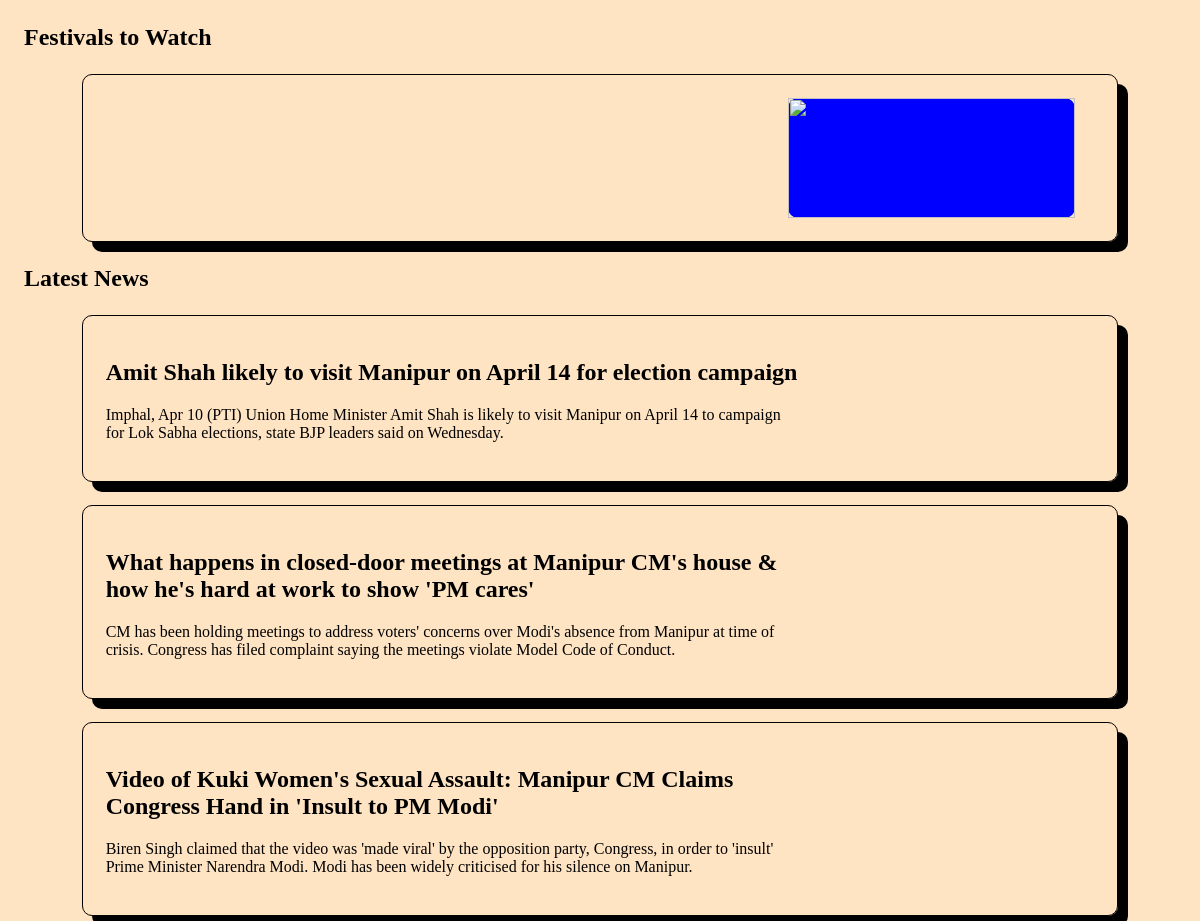
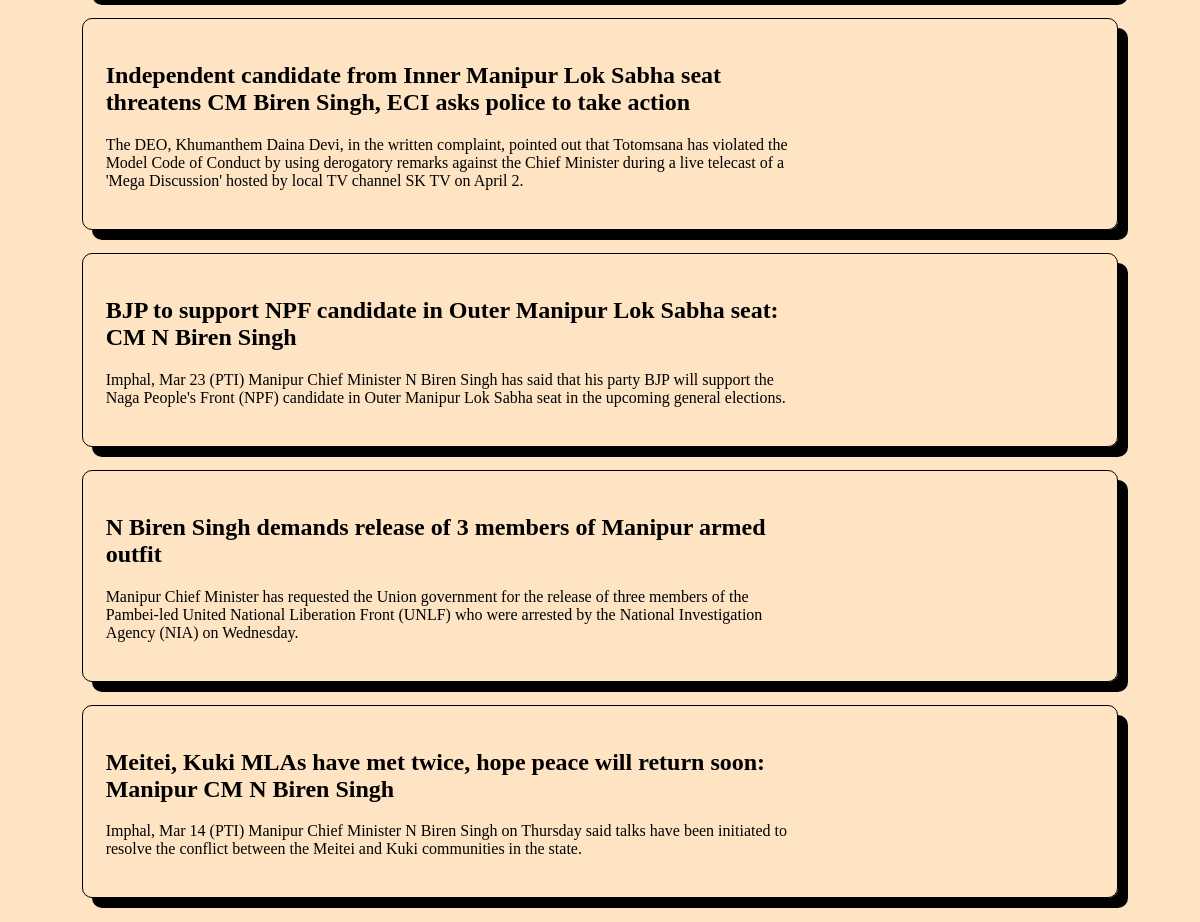
The page / on the database its author committed (2 pictures, top to bottom).
### tables this page shows
CREATE TABLE `news` (
  `ID` text,
  `Feed URL` text,
  `Feed Link` text,
  `Feed Title` text,
  `Feed Description` text,
  `Feed Icon` text,
  `Title` text,
  `Link` text,
  `Description` text,
  `Plain Description` text,
  `Author` text,
  `Date` text
);

### index.php (the view, shortened to what this page needs)
<!DOCTYPE html>
<html lang="en">
<head>
    <link rel="stylesheet" href="html.css">
</head>
    <body>
    <?php
    $username="root";
    $servername="localhost";
    $password="";
    $arrdate = $_POST['arrivaldate'];
    $conn = new PDO("mysql:host=$servername;", $username, $password);
    $conn->setAttribute(PDO::ATTR_ERRMODE, PDO::ERRMODE_EXCEPTION);
    $conn->query("use hackathon;");
     $time=strtotime($arrdate);
     $month=date("F",$time);
    function datafetch($conn, $tablename, $key, $val)
    {
        $sqlstm = $conn->prepare("SELECT * FROM $tablename where $key = \"$val\"");
        $sqlstm->execute();
        $hotellist = $sqlstm->fetchAll();
        return $hotellist;
    }
     function datafetch1($conn, $tablename)
     {
         $sqlstm = $conn->prepare("SELECT * FROM $tablename");
         $sqlstm->execute();
         $hotellist = $sqlstm->fetchAll();
         return $hotellist;
     }
    $news = datafetch($conn, "news" , "ID" , "4TIMePj9B8c3s3W6");
    $fes = datafetch1($conn , "festives");
    $news1h = $news[0]['Title'];
    $news1d = $news[0]['Plain Description'];
    $news2h = $news[1]['Title'];
    $news2d = $news[1]['Plain Description'];
    $news3h = $news[2]['Title'];
    $news3d = $news[2]['Plain Description'];
    $news4h = $news[3]['Title'];
    $news4d = $news[3]['Plain Description'];
    $news5h = $news[4]['Title'];
    $news5d = $news[4]['Plain Description'];
    $news6h = $news[5]['Title'];
    $news6d = $news[5]['Plain Description'];
    $news7h = $news[6]['Title'];
    $news7d = $news[6]['Plain Description'];
    $fes1n = $fes[0]['name'];
    $fes1d = $fes[0]['description'];
    $fes1m = $fes[0]['month'];
    $fes1i = $fes[0]['image'];
    $fes3n = $fes[3]['name'];
    $fes3d = $fes[3]['description'];
    $fes3m = $fes[3]['month'];
    $fes3i = $fes[3]['image'];
    if($month == "April" || $month == "March")
    {
        echo "
        <div>
            <div><h2>Festivals to Watch</h2></div>
                <div class=\"places\">
                    <div class=\"desc\">
                        <h2>$fes1n</h2>
                        <p>$fes1d</p>
                        <p>$fes1m</p>
                    </div>
                    <div class=\"img\" >
                                <img src=\"$fes1i\">
                                </div>
                        </div>
                </div>
        </div>";
    }
    elseif($month == "December" || $month == "January")
    {
        echo "
        <div>
            <div><h2>Festivals to Watch</h2></div>
                <div class=\"places\">
                    <div class=\"desc\">
                        <h2>$fes3n</h2>
                        <p>$fes3d</p>
                        <p>$fes3m</p>
                    </div>
                    <div class=\"img\" >
                                <img src=\"$fes3i\">
                                </div>
                        </div>
                </div>
        </div>";
    };
                            echo"
                            </div>
                            <div>
                            <div><h2>Latest News</h2></div>
                            <div class=\"places\">
                                <div class=\"desc\">
                                    <h2>$news1h</h2>
                                    <p>$news1d</p>
                                </div>
                            </div>
                            <div class=\"places\">
                                <div class=\"desc\">
                                    <h2>$news2h</h2>
                                    <p>$news2d</p>
                                </div>
                            </div>
                            <div class=\"places\">
                                <div class=\"desc\">
                                    <h2>$news3h</h2>
                                    <p>$news3d</p>
                                </div>
                            </div>
                            <div class=\"places\">
                                <div class=\"desc\">
                                    <h2>$news4h</h2>
                                    <p>$news4d</p>
                                </div>
                            </div>
                            <div class=\"places\">
                                <div class=\"desc\">
                                    <h2>$news5h</h2>
                                    <p>$news5d</p>
                                </div>
                            </div>
                            <div class=\"places\">
                                <div class=\"desc\">
                                    <h2>$news6h</h2>
                                    <p>$news6d</p>
                                </div>
                            </div>
                            <div class=\"places\">
                                <div class=\"desc\">
                                    <h2>$news7h</h2>
                                    <p>$news7d</p>
                                </div>
                            </div>
                            </div>
                            ";
?>
    </body>
</html>

### html.css (style rules this page uses)
.places { display: flex; margin-left: 5%; margin-right: 5%; margin-top: 2%; margin-bottom: 2%; border: 1px solid black; box-shadow: 10px 10px; padding: 2%; border-radius: 10px; }
.desc { margin-right: 2%; width: 70%; }
body { margin: 2%; }
html { background-color: bisque; }
.img { background-color: blue; margin-right: 2%; border-radius: 10px; width: 300px; height: 120px; }
.img img { width: 100%; height: 100%; }

### rows shown on the page
news: Title "Amit Shah likely to visit Manipur on April 14 for election campaign", Plain Description "Imphal, Apr 10 (PTI) Union Home Minister Amit Shah is likely to visit Manipur on April 14 to campaign for Lok Sabha elections, state BJP leaders said on Wednesday."
news: Title "What happens in closed-door meetings at Manipur CM's house & how he's hard at work to show 'PM cares'", Plain Description "CM has been holding meetings to address voters' concerns over Modi's absence from Manipur at time of crisis. Congress has filed complaint saying the meetings violate Model Code of Conduct."
news: Title "Video of Kuki Women's Sexual Assault: Manipur CM Claims Congress Hand in 'Insult to PM Modi'", Plain Description "Biren Singh claimed that the video was 'made viral' by the opposition party, Congress, in order to 'insult' Prime Minister Narendra Modi. Modi has been widely criticised for his silence on Manipur."
news: Title "Independent candidate from Inner Manipur Lok Sabha seat threatens CM Biren Singh, ECI asks police to take action", Plain Description "The DEO, Khumanthem Daina Devi, in the written complaint, pointed out that Totomsana has violated the Model Code of Conduct by using derogatory remarks against the Chief Minister during a live telecast of a 'Mega Discussion' hosted by local TV channel SK TV on April 2."
news: Title "BJP to support NPF candidate in Outer Manipur Lok Sabha seat: CM N Biren Singh", Plain Description "Imphal, Mar 23 (PTI) Manipur Chief Minister N Biren Singh has said that his party BJP will support the Naga People's Front (NPF) candidate in Outer Manipur Lok Sabha seat in the upcoming general elections."
news: Title "N Biren Singh demands release of 3 members of Manipur armed outfit", Plain Description "Manipur Chief Minister has requested the Union government for the release of three members of the Pambei-led United National Liberation Front (UNLF) who were arrested by the National Investigation Agency (NIA) on Wednesday."
news: Title "Meitei, Kuki MLAs have met twice, hope peace will return soon: Manipur CM N Biren Singh", Plain Description "Imphal, Mar 14 (PTI) Manipur Chief Minister N Biren Singh on Thursday said talks have been initiated to resolve the conflict between the Meitei and Kuki communities in the state."
